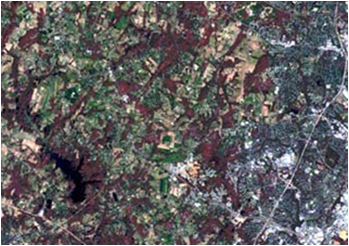
%> input picture Aula-04-Parte2/Img1.bmp, 349 x 246 px
$ octave exercicio2.m   (GNU Octave 9; MATLAB toolbox functions it lacks are replaced by stand-ins)
%> lines starting %> are read from the running program, lines starting %| are printed output that depends on the picture
### Aula-04/entropia.m
function H  = entropia(imagem)
if(size(imagem,3)) == 3
    m = (rgb2gray(imagem));
else
    m = imagem;

    %o = [ 22, 22, 22, 95, 167, 234, 234, 234
    %    22, 22, 22, 95, 167, 234, 234, 234
    %    22, 22, 22, 95, 167, 234, 234, 234
    %    22, 22, 22, 95, 167, 234, 234, 234,];

    Lmax = max(m(:));
    [M,N] = size(m);
    p = zeros(Lmax+1, 1);
    for i = 1:M
        for j = 1:N
            p(m(i,j)+1) = p(m(i,j)+1) + 1;
        end
    end

    p(p==0) = [];%remove zeros
    p = p./(M*N);


    H = 0;
    for i=1:size(p)
        H = H + double(p(i).*log2(p(i)));
    end
    H =-H;
    disp(entropy(mat2gray(m)));
    disp(H);
    %disp(entropy(rgb2gray(imagem)));
end

### Aula-04/exercicio2.m
arq=input('Nome do arquivo: ','s');
%> the answer given: ../Aula-04-Parte2/Img1.bmp
ext=input('Extensao do arquivo (jpg, jpeg, png): ','s');
%> the answer given: ../Aula-04-Parte2/Img2.bmp
imagem=imread(arq,ext);
%> imagem is the input picture: size 246x349x3 uint8; mean R, G, B 97.9, 95.7, 96.5
imagem=imresize(imagem,[256 256]);
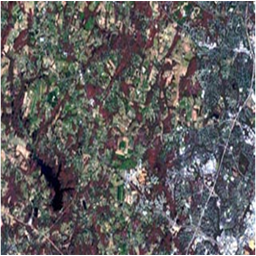
%> imagem: size 256x256x3 uint8; mean R, G, B 97.9, 95.6, 96.4
figure;
imshow(imagem);
s= sprintf('Entropia: %f', entropia(imagem));
%> in entropia, `m = (rgb2gray(imagem));`:
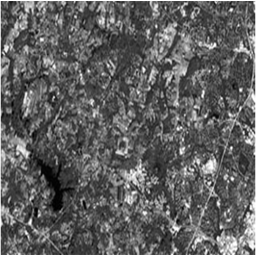
%> m: size 256x256 uint8; min 0, max 255, mean 96.4
%> s = 'Entropia: '
title(s);

if(size(imagem,3)) == 3
    imgcinza = (rgb2gray(imagem));
else
    imgcinza = imagem;
end
[m,n] = size(imagem);
%> m = 256; n = 768

disp('Escolha um ruido:');
disp('1- Sal e pimenta');
disp('2- Uniforme');
disp('3- Gaussiana');
disp('4- Poisson');
opcao = input('');
intensidade = input('Informe a porcentagem de ruido desejada: ');
%> the answer given: 3
img = zeros(256,256,'uint8');
aleatoria = rand(size(imagem));

switch opcao

    case 1
        a = input('Intervalo a: ');
        b = input('Intervalo b: ');
        Maux = find(aleatoria < intensidade/2);
        img(Maux) = a; % Minimum value
        Maux = find(aleatoria >= intensidade/2 & aleatoria < intensidade);
        img(Maux) = b; % Maximum (saturated) value
        figure;
        imshow(img);
        title('Imagem de ruido  - Sal e pimenta');

    case 2
        a = input('Intervalo a: ');
        b = input('Intervalo b: ');
        p = 1/(b-a);
        j = a;
        aleatoria = aleatoria * intensidade;
        for i=p:p:1
            Maux = find(aleatoria >= i-p & aleatoria < i);
            j = j + 1;
            img(Maux) = j;
        end
        figure;
        imshow(img);
        title('Imagem de ruido  - Uniforme');

    case 3
        aleatoria = aleatoria * intensidade;
        media = input('Informe a media: ');
        var = input('Informe a variancia: ');
        i = 255;
        img = im2double(img);
        for  z=0:0.003921569:1
            p = (1/(sqrt(2*pi*var)))*exp((-(z-media).^2)/(2*var));
            Maux = find(aleatoria <= p*intensidade);
            img(Maux) = i;
            i = i - 1;
        end
        figure;
        imshow(uint8(img));
        title('Imagem de ruido  - Gaussiana');

    case 4
        aleatoria = aleatoria * intensidade;
        lambda = input('Informe lambda: ');
        img = im2double(img);
        for z=0:255
            p = (exp(-lambda)*lambda.^z)/(factorial(z));
            Maux = find(aleatoria <= p*intensidade);
            img(Maux) = z;
        end
        figure;
        imshow(uint8(img));
        title('Imagem de ruido  - Poisson');

    otherwise
        disp('Valor informado fora do intervalo!');

end

%> (the run ends here)

$ run again, on Aula-04-Parte2/Img3.bmp
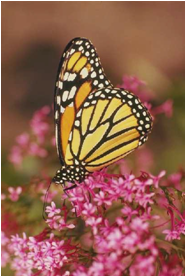
%> input picture Aula-04-Parte2/Img3.bmp, 186 x 277 px
%> imagem is the input picture: size 277x186x3 uint8; mean R, G, B 145.4, 96, 78.3
%> `imagem=imresize(imagem,[256 256]);`:
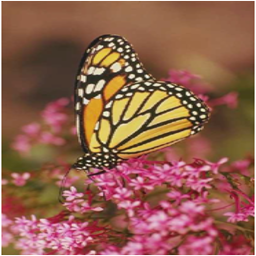
%> imagem: size 256x256x3 uint8; mean R, G, B 145.4, 95.9, 78.2
%> in entropia, `m = (rgb2gray(imagem));`:
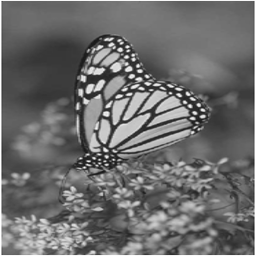
%> m: size 256x256 uint8; min 22, max 255, mean 108.7
%> s = 'Entropia: '

$ run again, on Aula-04-Parte2/Img4.bmp
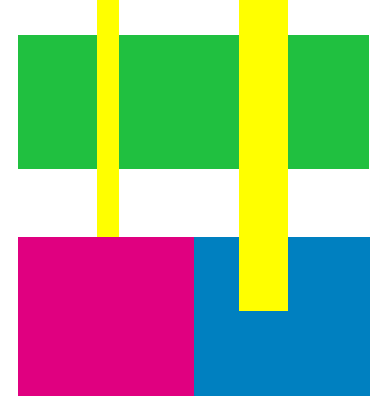
%> input picture Aula-04-Parte2/Img4.bmp, 386 x 407 px
%> `imagem=imread(arq,ext);`:
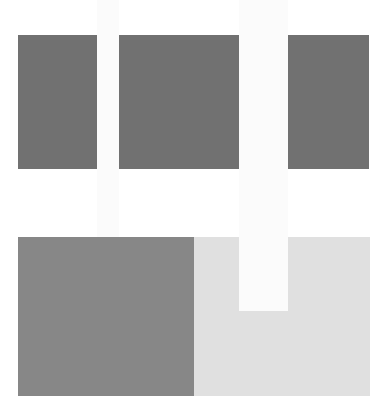
%> imagem: size 407x386 uint8; min 113, max 255, mean 194.4
%> `imagem=imresize(imagem,[256 256]);`:
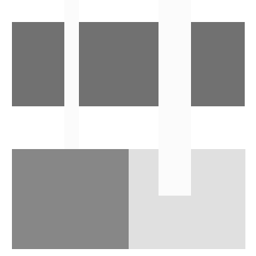
%> imagem: size 256x256 uint8; min 100, max 255, mean 194.3
%> Lmax = 255
%> after the loop in entropia, `for i = 1:M`: p = 255 values, max 18728 at index 255, min 0 at index 1, mean 257
%> in entropia, `p = p./(M*N);`: p = 79 values, max 0.286 at index 79, min 1.53e-05 at index 2, mean 0.0127
%> the loop in entropia, `for i=1:size(p)` made 79 passes
%> H on passes 1 to 8: -0.000458, -0.000702, -0.00116, -0.0136, -0.0448, -0.0569, -0.0572, -0.0574
%> after the loop in entropia, `for i=1:size(p)`: H = -2.75
%> in entropia, `H =-H;`: H = 2.75
%| 2.7566
%| 2.7549
%> s = 'Entropia: 2.754869'
%> the loop in entropia (call 2), `for i=1:size(p)` made 79 passes
%| 2.7566
%| 2.7549

$ run again, on Aula-04-Parte2/Img5.bmp
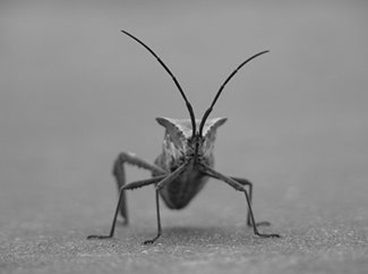
%> input picture Aula-04-Parte2/Img5.bmp, 368 x 274 px
%> imagem is the input picture: size 274x368x3 uint8; min 0, max 224, mean 140.9
%> `imagem=imresize(imagem,[256 256]);`:
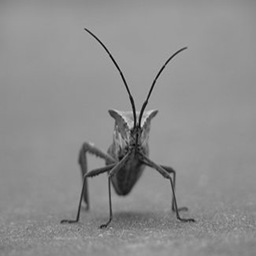
%> imagem: size 256x256x3 uint8; min 0, max 216, mean 140.9
%> s = 'Entropia: '
